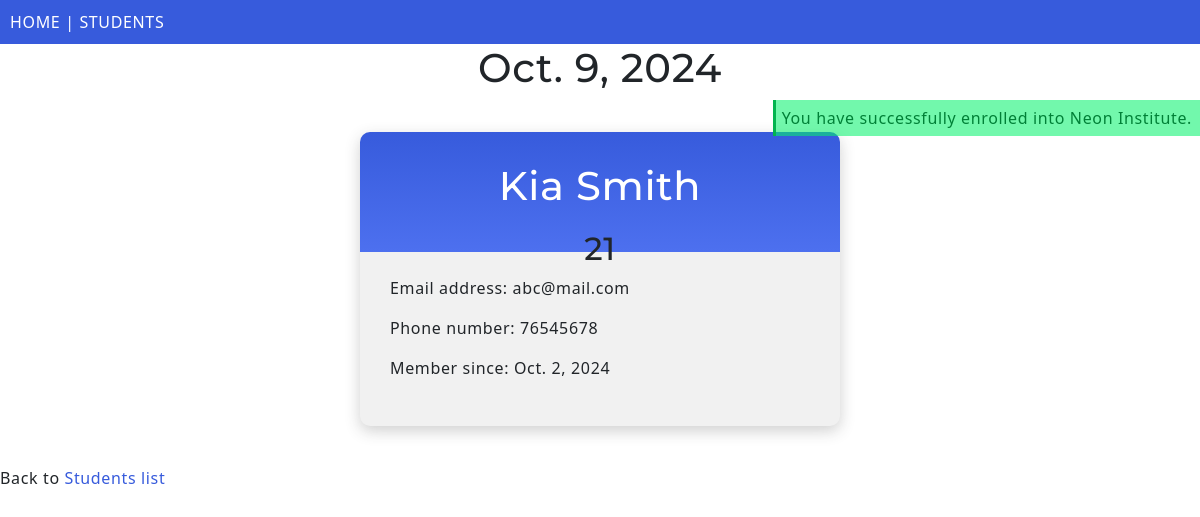
The app's page /students/dashboard/21 with its own data.
### students/models.py (models this page shows, shortened)
class Student(models.Model):
    firstname = models.CharField(max_length=255)
    lastname = models.CharField(max_length=255)
    phone_number = models.IntegerField(null=True)
    email = models.EmailField(null=True)
    date_joined = models.DateField(null=True)

### students/views.py (the view)
# urls.py: path('students/dashboard/<int:id>', views.dashboard, name='dashboard'),
def dashboard(request, id):
  student = Student.objects.get(id=id)
  today = datetime.datetime.now().date()
  template = loader.get_template('students/dashboard.html')
  context = {
    'student': student,
    'today': today,
  }
  return HttpResponse(template.render(context, request))

### students/templates/students/dashboard.html (shortened to what this page needs)
<!DOCTYPE html>
{% extends "students/master.html" %}
    {% block content %}
    <div>
      <h1 class="date">{{ today }}</h1>
    </div>
    <p class="success-message">You have successfully enrolled into Neon Institute.</p>
    <div class="mycard">
        <h1>{{ student.firstname }} {{ student.lastname }}</h1>
        <h2>{{ student.id }}</h2>
        <p>Email address: {{ student.email }}</p>
        <p>Phone number: {{ student.phone_number }}</p>
        <p>Member since: {{ student.date_joined }}</p>
      </div>
    <p>Back to <a href="/students">Students list</a></p>
    {% endblock %}

### mystaticfiles/mystyles.css (style rules this page uses)
body { margin:0; font: 600 18px 'Cabin', 'Segoe UI', Tahoma, Geneva, Verdana, sans-serif; letter-spacing: 0.64px; color: #585d74; }
h1, h2, h3, h4, h5, h6 { font-family: 'Montserrat', 'Trebuchet MS'; text-align: center; }
.mycard { background-color: #f1f1f1; background-image: linear-gradient(to bottom, #375BDC, #4D70EF); background-size: 100% 120px; background-repeat: no-repeat; margin: 40px auto; width: 40%; max-width: 1000px; border-radius: 10px; box-shadow: 0 5px 15px rgba(51, 51, 51, 0.23); padding: 30px; text-align: left; }
.mycard h1 { color: #ffffff; margin: 0 0 20px 0; font-size: 2.5rem; margin-bottom: 20px; }
a:link, a:visited { color: #375BDC; text-decoration: none; }
.success-message { float: right; text-align: right; border-left: 3px solid rgb(2, 180, 79); background-color: rgba(6, 242, 108, 0.564); padding: 6px 8px 6px 6px; color: rgb(0, 128, 55); font-size: 16px; }

### records on screen
Student: firstname "Kia", lastname "Smith", id "21", email "abc@mail.com", phone_number "76545678", date_joined "Oct. 2, 2024"
